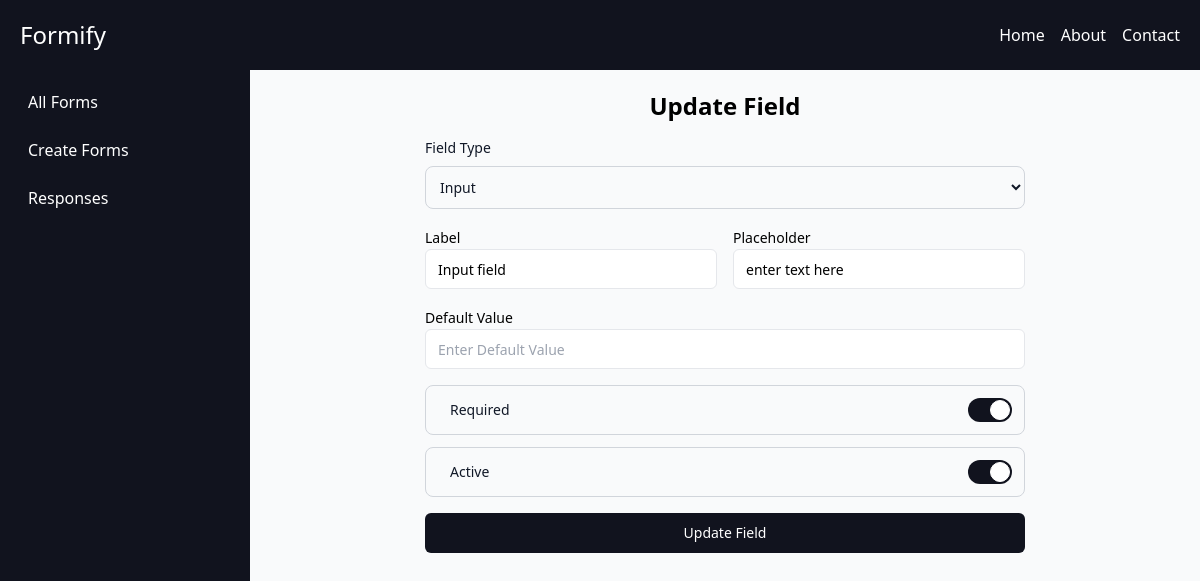
/aayush/formify/edit-form-field/14 (signed in), run on the app's committed database.
### tables this page shows
CREATE TABLE `fields` (
  `id` int(11) NOT NULL,
  `field_type` varchar(255) NOT NULL,
  `is_required` int(1) NOT NULL,
  `label` varchar(255) NOT NULL,
  `placeholder` varchar(255) NOT NULL,
  `form_id` varchar(255) NOT NULL,
  `is_active` varchar(1) NOT NULL,
  `default_value` varchar(255) NOT NULL,
  `options` text NOT NULL
);

### pages/edit-form-field.php (the view, shortened to what this page needs)
<?php
$sql = "SELECT * from fields where id = $field_id";
$res = mysqli_query($con, $sql);
$row = mysqli_fetch_assoc($res);
?>
<div>
    <div class="text-2xl font-semibold mx-auto w-max">Update Field</div>
    <div class="max-w-[600px] w-full mt-4 mx-auto">
        <form method="POST" class="grid gap-4">
            <div>
                <label for="field_type" class="block mb-2 text-sm font-medium text-gray-900">Field Type</label>
                <select onchange="handleFieldTypeChange(this)" id="field_type" name="field_type"
                    class="bg-gray-50 border border-gray-300 text-gray-900 text-sm rounded-lg focus:ring-blue-500 focus:border-blue-500 block w-full p-2.5">
                    <option value="input" <?php echo $row['field_type'] == 'input' ? 'selected' : '' ?>>Input</option>
                </select>
            </div>
            <div class="grid grid-cols-2 gap-4">
                <div class="colspan-2 gap-2">
                    <label
                        class="text-sm font-medium leading-none peer-disabled:cursor-not-allowed peer-disabled:opacity-70"
                        for="label">Label</label>
                    <input type="label"
                        class="flex h-10 w-full rounded-md border border-input bg-background px-3 py-2 text-sm ring-offset-background file:border-0 file:bg-transparent file:text-sm file:font-medium file:text-foreground placeholder:text-muted-foreground focus-visible:outline-none focus-visible:ring-2 focus-visible:ring-ring focus-visible:ring-offset-2 disabled:cursor-not-allowed disabled:opacity-50"
                        id="label" name="label" value="<?php echo $row['label'] ?>" placeholder="Enter label" required>
                </div>
                <div class="colspan-2 gap-2">
                    <label
                        class="text-sm font-medium leading-none peer-disabled:cursor-not-allowed peer-disabled:opacity-70"
                        for="placeholder">Placeholder</label>
                    <input type="placeholder"
                        class="flex h-10 w-full rounded-md border border-input bg-background px-3 py-2 text-sm ring-offset-background file:border-0 file:bg-transparent file:text-sm file:font-medium file:text-foreground placeholder:text-muted-foreground focus-visible:outline-none focus-visible:ring-2 focus-visible:ring-ring focus-visible:ring-offset-2 disabled:cursor-not-allowed disabled:opacity-50"
                        id="placeholder" name="placeholder" value="<?php echo $row['placeholder'] ?>"
                        placeholder="Enter Placeholder" required>
                </div>
            </div>
            <div id="default_value_wrapper">
                <?php if (in_array($row['field_type'], ['dropdown', 'radio', 'checkbox'])) {
                    $options = explode(',', $row['options']);
                ?>
                <label for="default_value" class="block mb-2 text-sm font-medium text-gray-900">
                    Default Value</label>
                <select id="default_value" name="default_value"
                    class="bg-gray-50 border border-gray-300 text-gray-900 text-sm rounded-lg focus:ring-blue-500 focus:border-blue-500 block w-full p-2.5">
                    <?php
                        foreach ($options as $key => $value) {
                        ?>
                    <option value='<?php echo $value ?>'
                        <?php echo $row['default_value'] == $value ? 'selected' : '' ?>>
                        <?php echo $value ?>
                    </option>
                    <?php
                        }
                        ?>
                </select>
                <?php } else {
                ?>
                <label
                    class=" text-sm font-medium leading-none peer-disabled:cursor-not-allowed peer-disabled:opacity-70"
                    for="default_value">Default Value</label>
                <input type="default_value"
                    class="flex h-10 w-full rounded-md border border-input bg-background px-3 py-2 text-sm ring-offset-background file:border-0 file:bg-transparent file:text-sm file:font-medium file:text-foreground placeholder:text-muted-foreground focus-visible:outline-none focus-visible:ring-2 focus-visible:ring-ring focus-visible:ring-offset-2 disabled:cursor-not-allowed disabled:opacity-50"
                    id="default_value" name="default_value" value="<?php echo $row['default_value'] ?>"
                    placeholder="Enter Default Value">
                <?php
                } ?>
            </div>
            <div class="flex flex-col gap-3">
                <label
                    class="inline-flex items-center cursor-pointer justify-between border border-gray-300 rounded-lg p-3">
                    <span class="ms-3 text-sm font-medium text-gray-900">Required</span>
                    <div
                        class="relative w-11 h-6 bg-gray-200 peer-focus:outline-none peer-focus:ring-1 peer-focus:ring-blue-300 rounded-full peer peer-checked:after:translate-x-full  peer-checked:after:border-white after:content-[''] after:absolute after:top-[2px] after:start-[2px] after:bg-white after:border-gray-300 after:border after:rounded-full after:w-5 after:h-5 after:transition-all peer-checked:bg-[#11131e]">
                    </div>
                </label>
                <label
                    class="inline-flex items-center cursor-pointer justify-between border border-gray-300 rounded-lg p-3">
                    <span class="ms-3 text-sm font-medium text-gray-900">Active</span>
                    <div
                        class="relative w-11 h-6 bg-gray-200 peer-focus:outline-none peer-focus:ring-1 peer-focus:ring-blue-300 rounded-full peer peer-checked:after:translate-x-full  peer-checked:after:border-white after:content-[''] after:absolute after:top-[2px] after:start-[2px] after:bg-white after:border-gray-300 after:border after:rounded-full after:w-5 after:h-5 after:transition-all peer-checked:bg-[#11131e]">
                    </div>
                </label>
            </div>
            <button
                class="inline-flex items-center justify-center whitespace-nowrap rounded-md text-sm font-medium ring-offset-background transition-colors focus-visible:outline-none focus-visible:ring-2 focus-visible:ring-ring focus-visible:ring-offset-2 disabled:pointer-events-none disabled:opacity-50 bg-[#11131e] text-white hover:bg-[#11131e]/90 h-10 px-4 py-2 w-full"
                type="submit">Update Field</button>
        </form>
    </div>
</div>

### data on the page
fields: field_type "Input", label "Input field", placeholder "enter text here"
